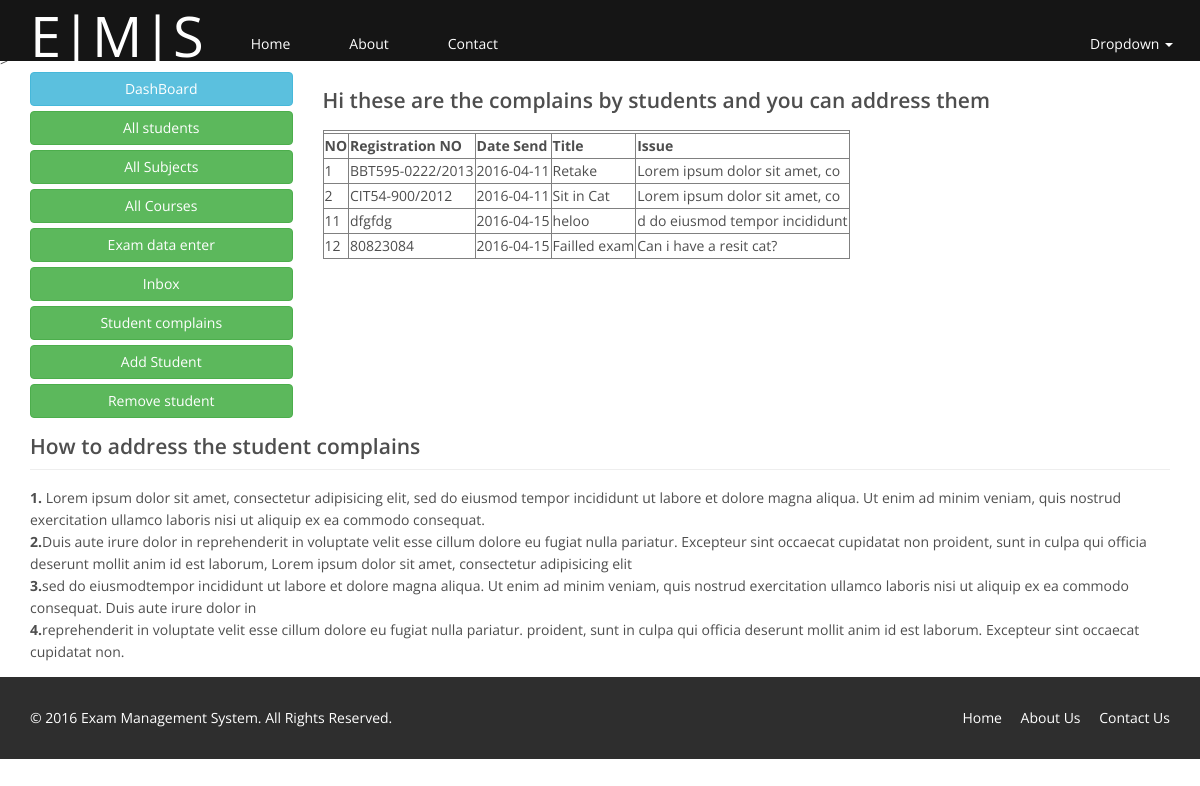
The app's page /lecturer/complains.php with its own data.
### tables this page shows
CREATE TABLE IF NOT EXISTS `complain` (
  `comp_id` int(11) NOT NULL AUTO_INCREMENT,
  `reg_no` varchar(30) NOT NULL,
  `date` date NOT NULL,
  `title` varchar(30) NOT NULL,
  `issue` text NOT NULL,
  PRIMARY KEY (`comp_id`)
);

### lecturer/complains.php (the view, shortened to what this page needs)
<!DOCTYPE html>
<html lang="en">
<head>
    <link href="../css/bootstrap.min.css" rel="stylesheet">
    <link href="../css/font-awesome.min.css" rel="stylesheet">
    <link href="../css/prettyPhoto.css" rel="stylesheet">>
    <link href="../css/animate.min.css" rel="stylesheet">
    <link href="../css/main.css" rel="stylesheet">
    <link rel="stylesheet" href="../css/normalize.css">
    <link href="../css/responsive.css" rel="stylesheet">
    <link href="../css/dashboard.css" rel="stylesheet">
</head>
<body>
<?php
include_once ('../codes/header1.php');
?>
<div class="container">
    <div class="row">
        <?php
        include_once ('../codes/sidebar1.php');
        ?>
        <div class="col-sm-9">
            <h2>Hi these are the complains by students and you can address them</h2>
            <table id="studentinbox" width="auto%" border="1">
                <tr>
                    <th colspan="5">
                </tr>
                <tr>
                    <td><b>NO</b></td>
                    <td><b>Registration NO</b></td>
                    <td><b>Date Send</b></td>
                    <td><b>Title</b></td>
                    <td><b>Issue</b></td>
                </tr>
                <?php
                include_once '../connection.php';
                $sql="SELECT * FROM complain";
                $result=mysqli_query($conn,$sql);
                while($row=mysqli_fetch_array($result))
                {
                    ?>
                    <tr>
                        <td><?php echo $row['comp_id'] ?></td>
                        <td><?php echo $row['reg_no'] ?></td>
                        <td><?php echo $row['date'] ?></td>
                        <td><?php echo $row['title'] ?></td>
                        <td><?php echo $row['issue']?></td>
                    </tr>
                    <?php
                }
                ?>
            </table>
        </div>
    </div>
    <h2 class="sub-header">How to address the student complains</h2>
    <p>
        <b>1.</b> Lorem ipsum dolor sit amet, consectetur adipisicing elit, sed do eiusmod
        tempor incididunt ut labore et dolore magna aliqua. Ut enim ad minim veniam,
        quis nostrud exercitation ullamco laboris nisi ut aliquip ex ea commodo
        consequat. </br>
        <b>2.</b>Duis aute irure dolor in reprehenderit in voluptate velit esse
        cillum dolore eu fugiat nulla pariatur. Excepteur sint occaecat cupidatat non
        proident, sunt in culpa qui officia deserunt mollit anim id est laborum,
        Lorem ipsum dolor sit amet, consectetur adipisicing elit </br>
        <b>3.</b>sed do eiusmodtempor incididunt ut labore et dolore magna aliqua. Ut enim ad minim veniam,
        quis nostrud exercitation ullamco laboris nisi ut aliquip ex ea commodo
        consequat. Duis aute irure dolor in </br>
        <b>4.</b>reprehenderit in voluptate velit esse cillum dolore eu fugiat nulla pariatur.
        proident, sunt in culpa qui officia deserunt mollit anim id est laborum.
        Excepteur sint occaecat cupidatat non.
    </p>
</div>
<?php
include_once ('../codes/footer.php');
?>
</body>
</html>

### css/main.css (style rules this page uses)
body { background: #fff; font-family: 'Open Sans', sans-serif; color:#4e4e4e; line-height: 22px; }
h1, h2, h3, h4, h5, h6 { font-weight: 600; font-family: 'Open Sans', sans-serif; color:#4e4e4e; }
h2 { font-size: 20px; }

### css/dashboard.css (style rules this page uses)
body { padding-top: 50px; }
.sub-header { padding-bottom: 10px; border-bottom: 1px solid #eee; }

### records on screen
complain: comp_id "1", reg_no "BBT595-0222/2013", date "2016-04-11", title "Retake", issue "Lorem ipsum dolor sit amet, co"
complain: comp_id "2", reg_no "CIT54-900/2012", date "2016-04-11", title "Sit in Cat", issue "Lorem ipsum dolor sit amet, co"
complain: comp_id "11", reg_no "dfgfdg", date "2016-04-15", title "heloo", issue "d do eiusmod tempor incididunt"
complain: comp_id "12", reg_no "80823084", date "2016-04-15", title "Failled exam", issue "Can i have a resit cat?"
